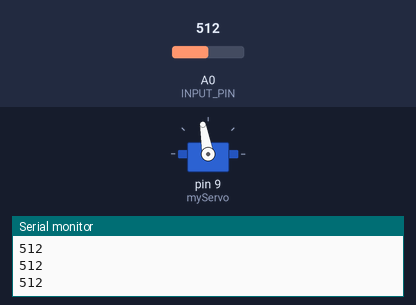
The sketch below on a simulated Arduino Uno, built with avr-gcc and run on an emulated ATmega328P. Shown: servo, the last lines printed to the serial monitor. The inputs (shaded band) are chosen by the test bench; at power-on: A0 (INPUT_PIN) = 512.

Above: at 1.2 s.
1.3 s: A0 (INPUT_PIN) set to 792
2.8 s: A0 (INPUT_PIN) set to 811
At 3.58 s:
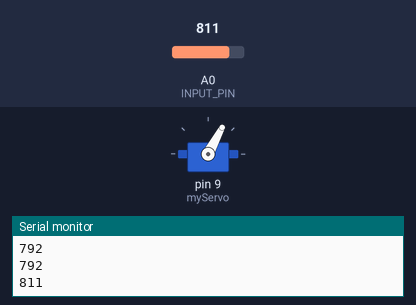
At 5.6 s:
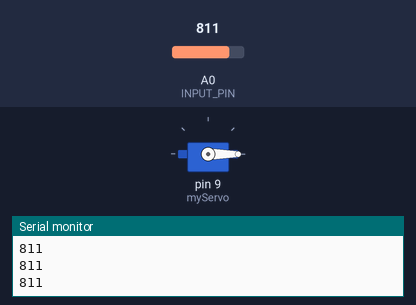
5.8 s: A0 (INPUT_PIN) set to 790
At 9.7 s:
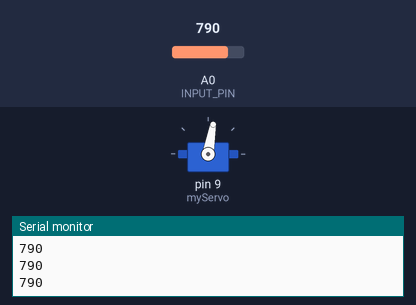
Timing chart, 0 to 11.2 s (numbered marks = the images above; inputs shaded):
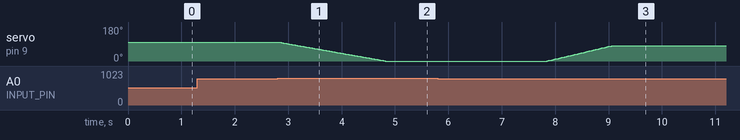

The sketch:

thung_rac_cam_bien.ino
```cpp
#include <Servo.h>        // Thư viện điều khiển Servo
#include <SimpleTimer.h>  // Thư viện SimpleTimer

Servo myServo;            // Khai báo đối tượng Servo
SimpleTimer timer;        // Khai báo đối tượng SimpleTimer
#define INPUT_PIN A0      // Chân A0 để đọc cảm biến

int servoState = 0;       // Trạng thái servo: 0 (chưa xoay), 1 (đã xoay về 0°), 2 (đã xoay về 80°)
unsigned long lastChangeTime = 0; // Thời điểm cuối cùng trạng thái thay đổi
const long waitTime = 3000;       // Thời gian chờ 3 giây

void setup() {
  Serial.begin(9600);
  myServo.attach(9);  // Gắn servo vào chân D9
  myServo.write(100); // Đặt servo về vị trí ban đầu (100°)
}

void moveServoTo(int targetPos, int stepDelay) {
  int currentPos = myServo.read(); // Lấy vị trí hiện tại của servo
  if (currentPos < targetPos) {
    for (int pos = currentPos; pos <= targetPos; pos++) {
      myServo.write(pos);
      delay(stepDelay); // Giữ delay nhỏ để servo xoay mượt
    }
  } else {
    for (int pos = currentPos; pos >= targetPos; pos--) {
      myServo.write(pos);
      delay(stepDelay);
    }
  }
}

void checkSensor() {
  int value = analogRead(INPUT_PIN); // Đọc giá trị cảm biến
  Serial.println(value);

  if (value > 800) {
    if (servoState == 0) { // Nếu servo chưa xoay
      moveServoTo(0, 20);  // Xoay từ 100° về 0°
      servoState = 1;      // Cập nhật trạng thái
      lastChangeTime = millis(); // Lưu thời điểm thay đổi
    } else if (servoState == 2) { // Nếu servo đang ở 80°
      moveServoTo(0, 20);  // Xoay từ 80° về 0°
      servoState = 1;      // Cập nhật trạng thái
      lastChangeTime = millis();
    }
  } else { // Nếu giá trị nhỏ hơn hoặc bằng 800
    if (servoState == 1 && (millis() - lastChangeTime >= waitTime)) {
      // Nếu đã ở trạng thái 1 (0°) và đủ 3 giây
      moveServoTo(80, 15); // Xoay từ 0° về 80°
      servoState = 2;      // Cập nhật trạng thái
      lastChangeTime = millis();
    }
  }
}

void loop() {

  checkSensor(); // Kiểm tra cảm biến liên tục
  // Không cần delay ở đây, chương trình chạy mượt mà
}
```

Measured:
- the behaviour switches between 800 and 801 on A0 (INPUT_PIN) (found by bisection; images 0 and 1)
- after the input at 2.8 s, servo on pin 9 (myServo): moves from 100° to 0° over 2.0 s, starting at once
- after the input at 5.8 s, servo on pin 9 (myServo): moves from 0° to 80° over 1.2 s, starting after 2.1 s
